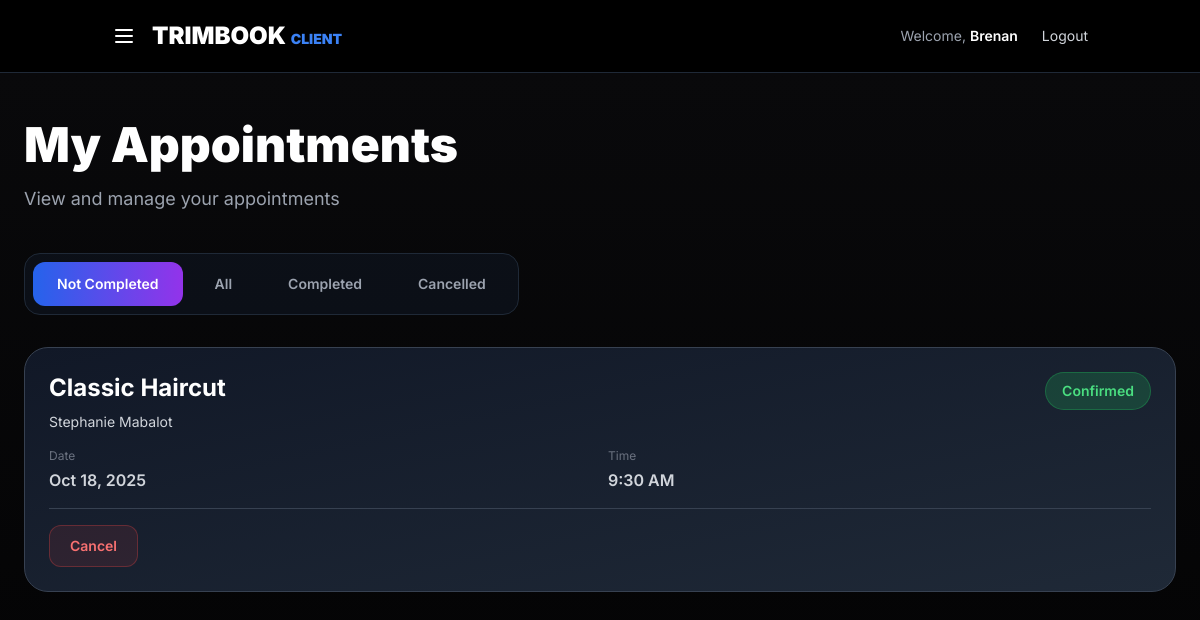
The app's page /dashboards/client_appointments.php (signed in) with its own data.
### tables this page shows
CREATE TABLE `appointments` (
  `appointment_id` int(11) NOT NULL,
  `customer_user_id` int(11) NOT NULL,
  `barber_id` int(11) NOT NULL,
  `service_id` int(11) NOT NULL,
  `appointment_date` date NOT NULL,
  `appointment_time` time NOT NULL,
  `status` enum('pending','confirmed','completed','cancelled') DEFAULT 'pending',
  `created_at` timestamp NOT NULL DEFAULT current_timestamp()
);

CREATE TABLE `services` (
  `service_id` int(11) NOT NULL,
  `service_name` varchar(100) NOT NULL,
  `description` text DEFAULT NULL,
  `price` decimal(10,2) NOT NULL
);

CREATE TABLE `users` (
  `user_id` int(11) NOT NULL,
  `first_name` varchar(50) NOT NULL,
  `last_name` varchar(50) NOT NULL,
  `email` varchar(100) NOT NULL,
  `phone_no` varchar(20) DEFAULT NULL,
  `username` varchar(50) NOT NULL,
  `password` varchar(255) NOT NULL,
  `profile_photo` varchar(255) DEFAULT NULL,
  `user_type` enum('admin','barber','customer') NOT NULL,
  `created_at` timestamp NOT NULL DEFAULT current_timestamp()
);

### dashboards/client_appointments.php (the view, shortened to what this page needs)
<?php
require_once '../includes/dbconfig.php';
$first_name = $_SESSION['first_name'] ?? 'Guest';
$user_id = $_SESSION['user_id'] ?? null;
$appointments = [];
if ($user_id) {
    try {
        $query = "
            SELECT
                a.appointment_id,
                a.appointment_date,
                a.appointment_time,
                a.status,
                u.first_name as barber_first_name,
                u.last_name as barber_last_name,
                s.service_name,
                b.specialization,
                b.barber_id,
                a.created_at,
                COALESCE(f.feedback_id, NULL) as has_feedback
            FROM appointments a
            JOIN barbers b ON a.barber_id = b.barber_id
            JOIN users u ON b.user_id = u.user_id
            JOIN services s ON a.service_id = s.service_id
            LEFT JOIN feedback f ON a.appointment_id = f.appointment_id
            WHERE a.customer_user_id = ?
            ORDER BY a.appointment_date DESC, a.appointment_time DESC
        ";
        $stmt = $conn->prepare($query);
        if (!$stmt) {
            $db_error = "Prepare failed: " . $conn->error;
        } else {
            $stmt->bind_param("i", $user_id);
            $stmt->execute();
            $result = $stmt->get_result();
            while ($row = $result->fetch_assoc()) {
                $appointments[] = $row;
            }
        }
    } catch (Exception $e) {
        $db_error = "Error fetching appointments";
    }
}
function getStatusBadge($status) {
    $badges = [
        'pending' => ['bg' => 'bg-yellow-500/20', 'text' => 'text-yellow-400', 'border' => 'border-yellow-500/30', 'label' => 'Pending'],
        'confirmed' => ['bg' => 'bg-green-500/20', 'text' => 'text-green-400', 'border' => 'border-green-500/30', 'label' => 'Confirmed'],
        'completed' => ['bg' => 'bg-blue-500/20', 'text' => 'text-blue-400', 'border' => 'border-blue-500/30', 'label' => 'Completed'],
        'cancelled' => ['bg' => 'bg-red-500/20', 'text' => 'text-red-400', 'border' => 'border-red-500/30', 'label' => 'Cancelled']
    ];
    return $badges[$status] ?? $badges['pending'];
}
function formatDate($date) {
    $dateObj = new DateTime($date);
    return $dateObj->format('M d, Y');
}
function formatTime($time) {
    return date('g:i A', strtotime($time));
}
$filter = $_GET['filter'] ?? 'not-completed';
$filtered_appointments = array_filter($appointments, function($apt) use ($filter) {
    if ($filter === 'not-completed') {
        return in_array($apt['status'], ['pending', 'confirmed']);
    } elseif ($filter === 'completed') {
        return $apt['status'] === 'completed';
    } elseif ($filter === 'cancelled') {
        return $apt['status'] === 'cancelled';
    }
    return true;
});
?>
<!DOCTYPE html>
<html lang="en">
<head>
  <script src="https://cdn.tailwindcss.com"></script>
</head>
<body class="bg-black text-white antialiased">
  <header class="bg-black/80 backdrop-blur-lg border-b border-gray-800">
    <nav class="container mx-auto flex justify-between items-center py-5 px-6">
      <div class="flex items-center space-x-4">
        <button onclick="toggleSidebar()" class="text-white hover:text-purple-400 transition">
          <svg class="w-6 h-6" fill="none" stroke="currentColor" viewBox="0 0 24 24"><path stroke-linecap="round" stroke-linejoin="round" stroke-width="2" d="M4 6h16M4 12h16M4 18h16"></path></svg>
        </button>
        <a href="/trimbook/pages/homepage_loggedin.php" class="text-2xl font-black">TRIMBOOK <span class="text-blue-500 text-sm">CLIENT</span></a>
      </div>
      <div class="flex items-center space-x-6">
        <span class="text-gray-400 text-sm hidden md:block">Welcome, <span class="text-white font-semibold"><?= htmlspecialchars($first_name) ?></span></span>
        <button onclick="confirmLogout()" class="text-sm text-gray-300 hover:text-white hidden md:block">Logout</button>
      </div>
    </nav>
  </header>
  <main class="min-h-screen bg-gradient-to-b from-zinc-950 to-black py-12 px-6">
    <div class="container mx-auto max-w-6xl">
      <div class="mb-10">
        <h1 class="text-4xl md:text-5xl font-black mb-4">My Appointments</h1>
        <p class="text-gray-400 text-lg">View and manage your appointments</p>
      </div>
      <div class="mb-8 bg-gray-900/50 rounded-2xl p-2 inline-flex gap-2 border border-gray-800 flex-wrap">
        <a href="?filter=not-completed" class="px-6 py-3 rounded-xl text-sm font-semibold transition <?= $filter === 'not-completed' ? 'bg-gradient-to-r from-blue-600 to-purple-600 text-white' : 'text-gray-400 hover:text-white hover:bg-gray-800/50' ?>">Not Completed</a>
        <a href="?filter=all" class="px-6 py-3 rounded-xl text-sm font-semibold transition <?= $filter === 'all' ? 'bg-gradient-to-r from-blue-600 to-purple-600 text-white' : 'text-gray-400 hover:text-white hover:bg-gray-800/50' ?>">All</a>
        <a href="?filter=completed" class="px-6 py-3 rounded-xl text-sm font-semibold transition <?= $filter === 'completed' ? 'bg-gradient-to-r from-blue-600 to-purple-600 text-white' : 'text-gray-400 hover:text-white hover:bg-gray-800/50' ?>">Completed</a>
        <a href="?filter=cancelled" class="px-6 py-3 rounded-xl text-sm font-semibold transition <?= $filter === 'cancelled' ? 'bg-gradient-to-r from-blue-600 to-purple-600 text-white' : 'text-gray-400 hover:text-white hover:bg-gray-800/50' ?>">Cancelled</a>
      </div>
      <div class="space-y-4">
        <?php if (count($filtered_appointments) === 0): ?>
          <div class="bg-gradient-to-br from-gray-900 to-gray-800 border border-gray-700 rounded-3xl px-8 py-16 text-center">
            <h3 class="text-xl font-semibold text-white mb-2">No appointments found</h3>
          </div>
        <?php else: ?>
          <?php foreach ($filtered_appointments as $apt): ?>
            <div class="bg-gradient-to-br from-gray-900 to-gray-800 border border-gray-700 rounded-3xl p-6 card-hover" id="appointment-<?= $apt['appointment_id'] ?>">
              <div class="flex justify-between items-start mb-4">
                <div>
                  <h3 class="text-2xl font-bold text-white mb-2"><?= htmlspecialchars($apt['service_name']) ?></h3>
                  <p class="text-sm text-gray-300"><?= htmlspecialchars($apt['barber_first_name'] . ' ' . $apt['barber_last_name']) ?></p>
                </div>
                <?php $badge = getStatusBadge($apt['status']); ?>
                <span class="px-4 py-2 rounded-full text-sm font-semibold <?= $badge['bg'] ?> <?= $badge['text'] ?> border <?= $badge['border'] ?>"><?= $badge['label'] ?></span>
              </div>
              <div class="grid grid-cols-2 gap-4 mb-4">
                <div class="text-gray-300">
                  <p class="text-xs text-gray-500 mb-1">Date</p>
                  <p class="font-semibold"><?= formatDate($apt['appointment_date']) ?></p>
                </div>
                <div class="text-gray-300">
                  <p class="text-xs text-gray-500 mb-1">Time</p>
                  <p class="font-semibold"><?= formatTime($apt['appointment_time']) ?></p>
                </div>
              </div>
              <div class="flex gap-3 pt-4 border-t border-gray-700">
                <?php if (in_array($apt['status'], ['pending', 'confirmed'])): ?>
                  <button onclick="showCancelModal(<?= $apt['appointment_id'] ?>, '<?= htmlspecialchars($apt['service_name'], ENT_QUOTES) ?>', '<?= formatDate($apt['appointment_date']) ?>', '<?= formatTime($apt['appointment_time']) ?>')" class="px-5 py-2.5 text-sm font-semibold text-red-400 bg-red-500/10 rounded-xl hover:bg-red-500/20 border border-red-500/30 transition">Cancel</button>
                <?php endif; ?>
              </div>
            </div>
          <?php endforeach; ?>
        <?php endif; ?>
      </div>
    </div>
  </main>
</body>
</html>

### dashboards/client_appointments.php (style rules this page uses)
body { font-family: 'Inter', sans-serif; }
.card-hover { transition: all 0.3s ease; }

### records on screen
appointments: service.service_name "Classic Haircut", users.first_name+last_name "Stephanie Mabalot", status "Confirmed", appointment_date "Oct 18, 2025", appointment_time "9:30 AM"

### other values on screen
$first_name "Brenan"
